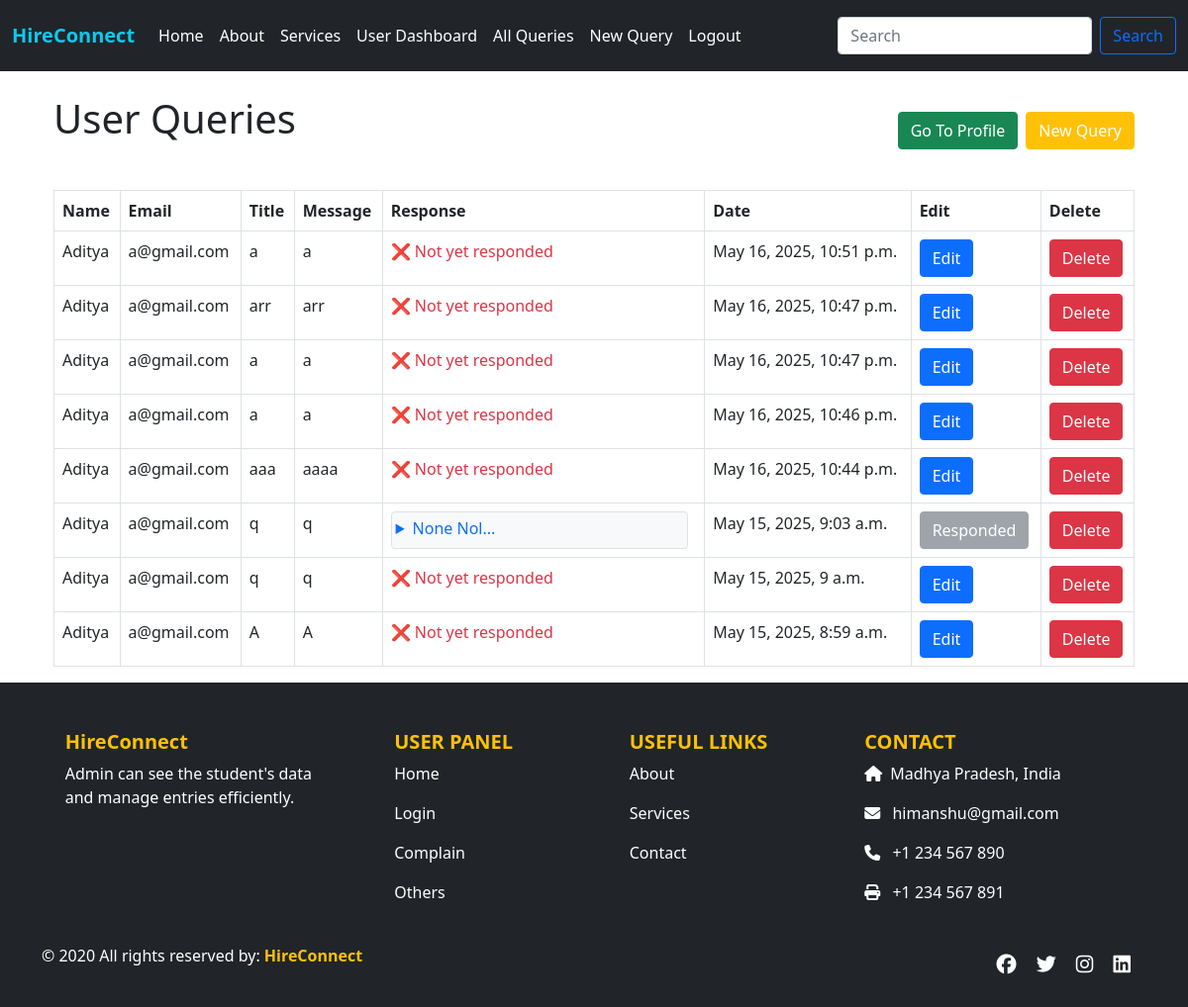
Before: /userallquery/3/ with the older database file.
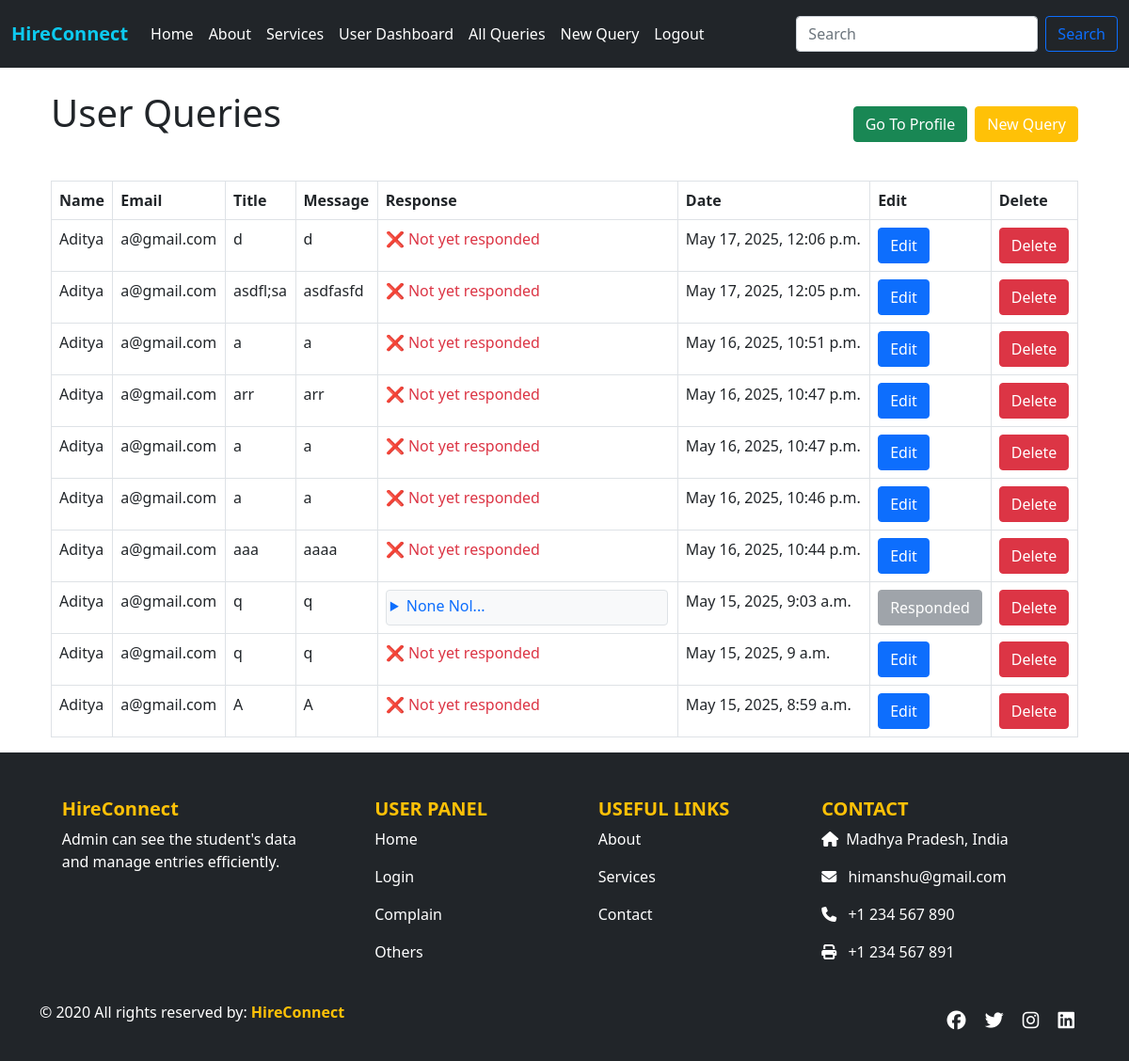
After: the same page with the newer database file.
### app/models.py (models this page shows, shortened)
class UserQuery(models.Model):
    stuname = models.CharField(max_length=100)
    stuemail = models.EmailField()
    title = models.CharField(max_length=255)
    message = models.TextField()
    response = models.TextField(blank=True, null=True)
    created_at = models.DateTimeField(auto_now_add=True)

### app/views.py (the view)
# urls.py: path('userallquery/<int:pk>/', views.userallquery, name='userallquery'),
def userallquery(request, pk):
    user = Users.objects.get(id=pk)
    queries = UserQuery.objects.filter(stuname=user.stuname, stuemail=user.stuemail).order_by('-created_at')
    return render(request, 'userallquery.html', {'queries': queries, 'userdata': user})

### app/templates/userallquery.html (shortened to what this page needs)
{% extends "base.html" %}
{% block content %}
{% if userdata and showform %}
<form action="{% url 'edituserquery' pk1=userdata.id pk=editdata.id %}" method="post" class="mb-4">
    {% csrf_token %}
    <h2>Edit Query</h2>
    <div class="mb-3">
        <label for="title" class="form-label">Query Title</label>
        <input type="text" class="form-control" name="title" id="title" value="{{ editdata.title }}" required>
    </div>
    <div class="mb-3">
        <label for="message" class="form-label">Query Message</label>
        <textarea class="form-control" name="message" id="message" rows="4" required>{{ editdata.message }}</textarea>
    </div>
    <button type="submit" class="btn btn-success">Update Query</button>
</form>
{% else %}
<div class="container mb-4">
  <div class="d-flex flex-wrap justify-content-between align-items-center gap-2">
  <h1 class="text-center mb-4">User Queries</h1>
    <div class="d-flex flex-wrap gap-2">
      <a href="{% url 'user_dashboard1' pk=userdata.id %}" class="btn btn-success">Go To Profile</a>
      <a href="{% url 'newquery' pk=userdata.id %}" class="btn btn-warning text-white">New Query</a>
    </div>
  </div>
</div>
<div class="container mt-4">
  <table class="table table-bordered">
<thead>
  <tr>
    <th>Name</th>
    <th>Email</th>
    <th>Title</th>
    <th>Message</th>
    <th>Response</th>
    <th>Date</th>
    <th>Edit</th>
    <th>Delete</th>
  </tr>
</thead>
<tbody>
  {% for query in queries %}
  <tr>
    <td>{{ query.stuname }}</td>
    <td>{{ query.stuemail }}</td>
    <td>{{ query.title }}</td>
    <td>{{ query.message }}</td>
    <td>
      {% if query.response %}
    <details class="bg-light p-1 rounded border" style="width: 300px;">
  <summary class="text-primary fw-semibold mb-1" style="cursor: pointer;">
    {{ query.response|truncatechars:20 }}...
  </summary>
</details>
      {% else %}
      <span class="text-danger">❌ Not yet responded</span>
      {% endif %}
    </td>
    <td>{{ query.created_at }}</td>
<td>
  {% if query.response %}
    <button class="btn btn-secondary" disabled>Responded</button>
  {% else %}
    <form method="get" action="{% url 'editquery' pk1=userdata.id pk=query.id %}">
      <button type="submit" class="btn btn-primary">Edit</button>
    </form>
  {% endif %}
</td>
            <td>
              <a href="{% url 'deletequery' pk1=userdata.id pk=query.id %}" class="btn btn-danger" onclick="return confirm('Are you sure you want to delete this user?');">Delete</a>
            </td>
  </tr>
  {% empty %}
  <tr>
    <td colspan="6">No queries found.</td>
  </tr>
  {% endfor %}
</tbody>
{% endif %}
  </table>
</div>
{% endblock %}

Changed rows visible on the page:
added UserQuery: stuname "Aditya", stuemail "a@gmail.com", title "d", message "d", shows "❌ Not yet responded", created_at "May 17, 2025, 12:06 p.m.", shows "Edit"
added UserQuery: stuname "Aditya", stuemail "a@gmail.com", title "asdfl;sa", message "asdfasfd", shows "❌ Not yet responded", created_at "May 17, 2025, 12:05 p.m.", shows "Edit"
